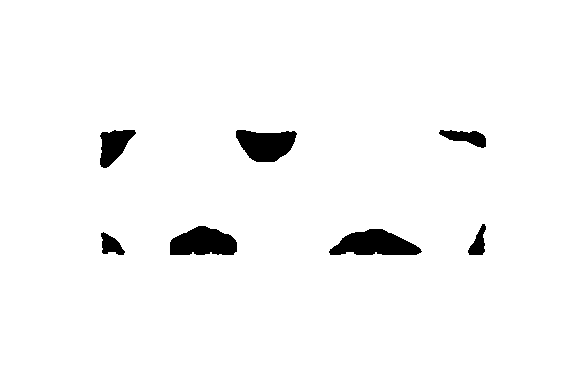
#> input picture brain_7/median.png, 573 x 388 px
$ python main3.py
#> lines starting #> are read from the running program, lines starting #| are printed output that depends on the picture; after the words box and inside, x2 and y2 are one past the last pixel; in counts of white or black regions, pixels touching at a corner belong together
import numpy as np
import cv2 as cv2
import matplotlib.pyplot as plt
import os

os.chdir(r"D:\pythontry\apython_project\brain_7")

# 读取图像
img = cv2.imread('median.png')
#> img is the input picture: shape (388, 573, 3); 97.1% white; 7 black regions, largest, box (x1, y1, x2, y2) and area: (329, 229, 422, 255) 1641, (170, 226, 237, 255) 1499, (236, 130, 297, 162) 1412

# 转为灰度图像
gray = cv2.cvtColor(img, cv2.COLOR_BGR2GRAY)

# 设定角点检测参数
max_corners = 100
quality_level = 0.3
min_distance = 7
block_size = 7

# 使用goodFeaturesToTrack函数检测角点
corners = cv2.goodFeaturesToTrack(gray, max_corners, quality_level, min_distance, blockSize=block_size)
#> corners = 20 rows, first 8: [104, 251], [172, 252], [294, 133], [470, 252], [483, 145], [331, 252], [238, 132], [122, 252]

# 转为整型
corners = corners.astype(int)

# 绘制角点并保存
for corner in corners:
    x, y = corner.ravel()
    cv2.circle(img, (x, y), 3, (0, 255, 0), -1)
#> this loop made 20 passes
#> (x, y) on passes 1 to 12: (104, 251), (172, 252), (294, 133), (470, 252), (483, 145), (331, 252), (238, 132), (122, 252), (133, 132), (103, 234), (419, 250), (441, 132)
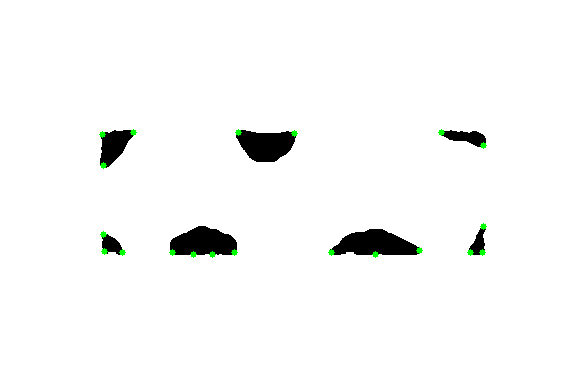
#> img: shape (388, 573, 3); 0.26% of pixels changed, all inside (x1, y1, x2, y2) = (99, 129, 487, 258)

cv2.imwrite('corner_detection.png', img)

# 输出角点数量和位置
print(f"Found {len(corners)} corners:")
#| Found 20 corners:
for i, corner in enumerate(corners):
    x, y = corner.ravel()
    print(f"Corner {i+1}: ({x}, {y})")

# print(corners)

# print(corners[1][0], corners[1][1])

# 找到 x+y 最大和最小的点
min_point_idx = 0
max_point_idx = 0
for i in range(len(corners)):
    if corners[i][0][0] + corners[i][0][1] < corners[min_point_idx][0][0] + corners[min_point_idx][0][1]:
        min_point_idx = i
    if corners[i][0][0] + corners[i][0][1] > corners[max_point_idx][0][0] + corners[max_point_idx][0][1]:
        max_point_idx = i
#> this loop made 20 passes
#> min_point_idx on passes 9, 13: 8, 12
#> after the loop, max_point_idx = 14; min_point_idx = 12

min_point = tuple(corners[min_point_idx])
#> min_point = ([102, 134],)
max_point = tuple(corners[max_point_idx])
#> max_point = ([482, 252],)

print("Min point:", min_point)
#| Min point: (array([102, 134]),)
print("Max point:", max_point)
#| Max point: (array([482, 252]),)

# 在原图中标记矩形的左上角点和右下角点
img_copy = img.copy()
cv2.circle(img_copy, tuple(min_point[0]), 5, (0, 0, 255), -1)
#> img_copy: shape (388, 573, 3); 0.04% of pixels changed, all inside (x1, y1, x2, y2) = (97, 129, 108, 140)
cv2.circle(img_copy, tuple(max_point[0]), 5, (0, 0, 255), -1)
#> img_copy: shape (388, 573, 3); mean B, G, R 247.3, 247.9, 247.5

# 保存结果
cv2.imwrite("result.png", img_copy)

cv2.rectangle(img, tuple(min_point[0]), tuple(max_point[0]), (0, 192, 192), 2)
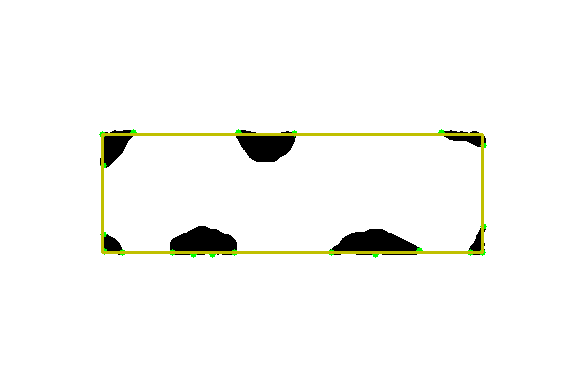
#> img: shape (388, 573, 3); 1.34% of pixels changed, all inside (x1, y1, x2, y2) = (101, 133, 484, 254)
cv2.imwrite('output.png',img)

img = cv2.imread('target.png')
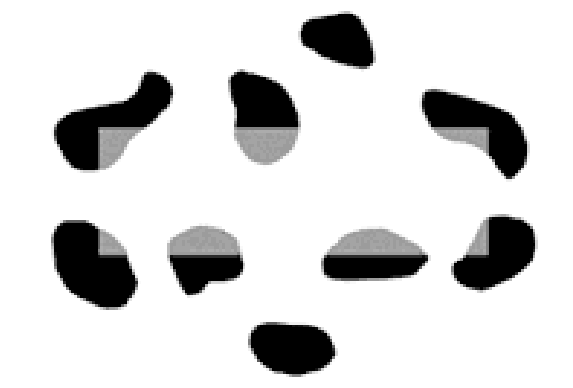
#> input picture brain_7/target.png, 573 x 388 px
#> img is the input picture: shape (388, 573, 3); min 0, max 255, mean 215.8
cv2.rectangle(img, tuple(min_point[0]), tuple(max_point[0]), (0, 192, 192), 2)
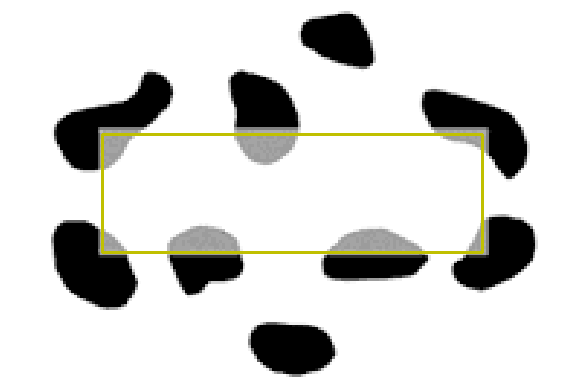
#> img: shape (388, 573, 3); 1.34% of pixels changed, all inside (x1, y1, x2, y2) = (101, 133, 484, 254)
cv2.imwrite('final.png',img)


# 显示图片
cv2.imshow('image', img)
cv2.waitKey(0)
cv2.destroyAllWindows()
